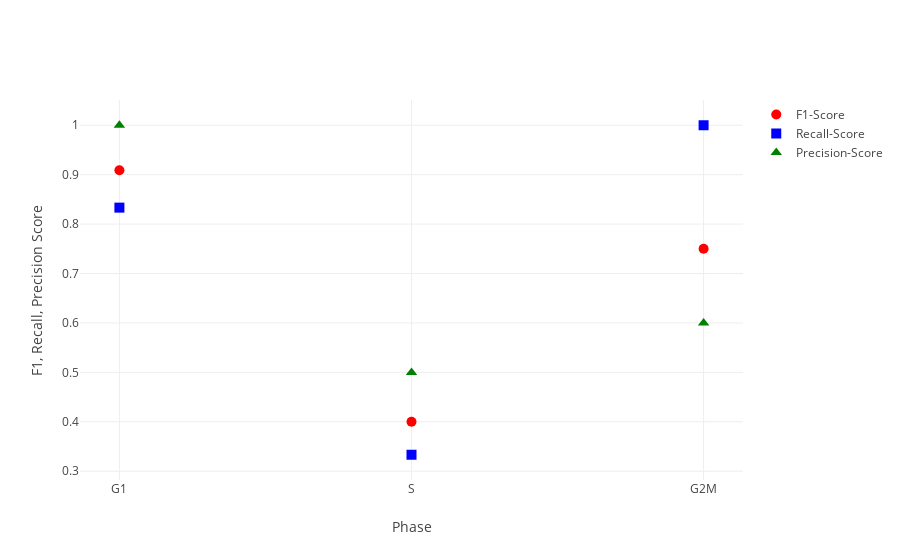

The code cell stored with this chart in its notebook:
### Code cell
iplot(helper.plot_evaluation(*GSE53481_evaluation, xaxis=["G1","S","G2M"], xaxislbl="Phase"))

### Figure 1 — Plotly figure (JSON) as saved in the notebook; plotly's stock layout.template omitted (floating-point values rounded to 4 significant figures)
{"data": [{"marker": {"color": "red", "size": 10, "symbol": "circle"}, "mode": "markers", "name": "F1-Score", "type": "scatter", "x": ["G1", "S", "G2M"], "y": [0.9091, 0.4, 0.75]}, {"marker": {"color": "blue", "size": 10, "symbol": "square"}, "mode": "markers", "name": "Recall-Score", "type": "scatter", "x": ["G1", "S", "G2M"], "y": [0.8333, 0.3333, 1]}, {"marker": {"color": "green", "size": 10, "symbol": "triangle-up"}, "mode": "markers", "name": "Precision-Score", "type": "scatter", "x": ["G1", "S", "G2M"], "y": [1, 0.5, 0.6]}], "layout": {"title": "", "xaxis": {"title": "Phase"}, "yaxis": {"title": "F1, Recall, Precision Score"}}}
